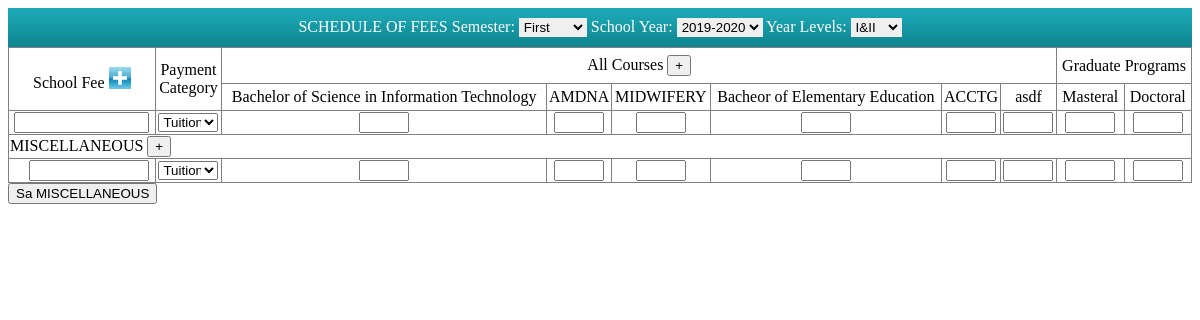
/scheduleoffees3-copy.php, run on the app's committed database.
### tables this page shows
CREATE TABLE IF NOT EXISTS `course` (
  `course_id` int(11) NOT NULL auto_increment,
  `description` varchar(50) NOT NULL,
  `acronym` varchar(20) NOT NULL,
  `dept_id` int(11) NOT NULL,
  PRIMARY KEY  (`course_id`)
);

### scheduleoffees3-copy.php (the view, shortened to what this page needs)
<div id="schedheader" style="background:url('img/paymentheader.png');padding:10px;text-align:center;color:white">SCHEDULE OF FEES Semester: <select id="schedsem"><option value="I">First</option><option value="II">Second</option></select> School Year: <select id="schedsy">
	<?php
	$date=date('Y')-1;
	$a=1;
	while ($a<=3) {
		$date2=$date+1;
		echo "<option>$date-$date2</option>";
		$date=$date2;
		$a++;
	}
	?>
</select> Year Levels: <select id="schedyear"><option>I&II</option><option>II&IV</option></select></div>
<div style="width:100%;overflow:auto">
<table border id="schoolfeetable" style="width:100%">
	<?php
	function getcourse(){
	$course=mysql_query("select * from course where dept_id in (select dept_id from course group by dept_id order by dept_id asc)");
	return $course;
	}
	$count=mysql_num_rows(getcourse());
	?>
	<tr id="listcourses1">
		<td rowspan="2">School Fee <button onclick="addschoolfee('schoolfeerow')" style="border:none;height:22px;width:22px;background-position:-1px -1px;background-image:url('img/add.png');background-repeat:no-repeat"></button></td><td rowspan="2">Payment<br>Category</td><td id="courses" colspan="<?=$count;?>">All Courses <button onclick="addcourse()">+</button></td><td colspan="2">Graduate Programs</td>
	</tr>
	<tr id="listcourses">
		<?php
			$course=getcourse();
			while ($row=mysql_fetch_array($course)) {
				?>
					<td class="regcourselist"><?=$row['description'];?></td>
				<?php
			}
		?>
		<td>Masteral</td>
		<td>Doctoral</td>
 	</tr>
	<tr id="row1" class="row schoolfeerow" name="1">
		<td><input type="text" class="schoolfeedesc" name="1" group="sched|>>">
		</td>
		<td><select>
		<option value="tui">Tuition</option>
		</select>
		</td>
		<?php
		$checkloop=1;
			$course=getcourse();
			while ($row=mysql_fetch_array($course)) {
					if($checkloop==1){
						$keyup="onkeyup='inheritvalue(this.value,1)'";
					}else{
						$keyup="";
					}
					$checkloop++;
				?>
				<td class="regcourse"><input type="text" class="feeamount" <?=$keyup;?> coursegroup="<?=$row['course_id'];?>" name="1" description="reg"></td>
				<?php
			}
		?>
			<td><input type="text" class="feeamount" coursegroup="master" description=""></td>
			<td><input type="text" class="feeamount" coursegroup="doctoral" description=""></td>
	</tr>
	<tr>
		<td colspan="10000" style="text-align:left">MISCELLANEOUS <button onclick="addschoolfee('row')">+</button></td>
	</tr>
	<tr id="row2" class="row saf" name="2">
		<td class="miscdesccon"><input type="text" class="miscdesc" group="misc|>>">
		</td>
		<td><select>
			<option value="tui">Tuition</option>
			</select>
		</td>
		<?php
		$checkloop=1;
			$course=getcourse();
			while ($row=mysql_fetch_array($course)) {
				if($checkloop==1){
						$keyup="onkeyup='inheritvalue(this.value,2)'";
					}else{
						$keyup="";
					}
					$checkloop++;
				?>
				<td class="regcourse"><input type="text"  <?=$keyup;?> class="feeamount" coursegroup="<?=$row['course_id'];?>" name="2" description="reg"></td>
				<?php
			}
		?>
			<td><input type="text" class="feeamount" coursegroup="master" description="gradprograms"></td>
			<td><input type="text" class="feeamount" coursegroup="doctoral" description="gradprograms"></td>
	</tr>
</table>
<button  onclick="savemisc()">Sa MISCELLANEOUS</button>
</div>

### scheduleoffees3-copy.php (style rules this page uses)
.feeamount { width:50px; }
.miscdesc { margin-left:15px;width:120px }
.schoolfeedesc { width:135px }
.miscdesccon { text-align: right; }
.row select { width:60px; }
table { border-collapse: collapse; }
#schoolfeetable td { text-align:center;position: relative; }
#schedheader select { border:1px solid transparent }
.regcourselist { padding:4px 0 4px 0; }
#courses { padding:7px; }

### data on the page
course: description "Bachelor of Science in Information Technology"
course: description "AMDNA"
course: description "MIDWIFERY"
course: description "Bacheor of Elementary Education"
course: description "ACCTG"
course: description "asdf"

### other printed values
form field value "2019-2020"
